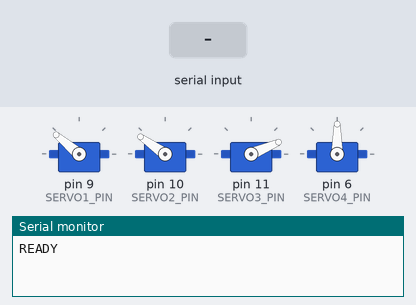
Bench run of a sketch on a simulated Arduino Uno, built with avr-gcc and run on an emulated ATmega328P. Parts: 4 × servo, the last lines printed to the serial monitor. The test bench sets the inputs (shaded band).

Above: at 1.2 s.
1.3 s: "90,45,200,10\n" received over Serial
At 1.7 s:
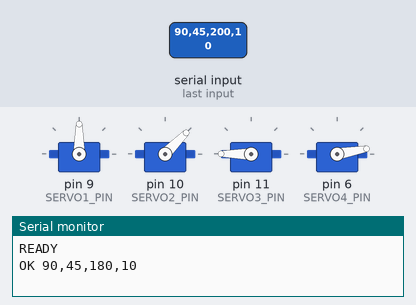
2.8 s: "30,150,10,200\n" received over Serial
At 4.0 s:
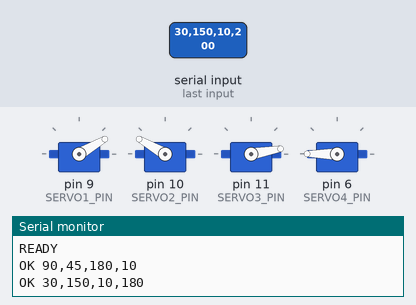
Timing chart, 0 to 5.8 s (numbered marks = the images above; inputs shaded):
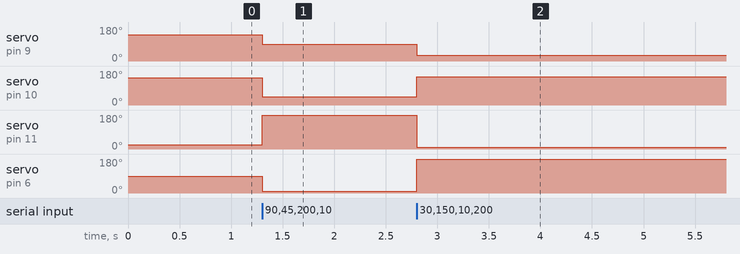

The sketch:

arm_arduino.ino
```cpp
#include <Servo.h>

/* ===================== SERVOS ===================== */
Servo servo1;
Servo servo2;
Servo servo3;
Servo servo4;

/* ===================== PINS ===================== */
const int SERVO1_PIN = 9;
const int SERVO2_PIN = 10;
const int SERVO3_PIN = 11;
const int SERVO4_PIN = 6;

/* ===================== SERVO STATE ===================== */
int angle1 = 140;
int angle2 = 145;
int angle3 = 23;
int angle4 = 90;

/* ===================== SETUP ===================== */
void setup() {
  Serial.begin(115200);

  /* ----- Attach servos ----- */
  servo1.attach(SERVO1_PIN);
  servo2.attach(SERVO2_PIN);
  servo3.attach(SERVO3_PIN);
  servo4.attach(SERVO4_PIN);

  /* ----- Move servos to neutral ----- */
  moveServos(angle1, angle2, angle3, angle4);

  Serial.println("READY");
}

/* ===================== MAIN LOOP ===================== */
void loop() {
  // Handle serial commands
  if (Serial.available()) {
    String cmd = Serial.readStringUntil('\n');
    parseCommand(cmd);
  }
}

/* ===================== COMMAND PARSER ===================== */
void parseCommand(String cmd) {

  cmd.trim();

  int c1 = cmd.indexOf(',');
  int c2 = cmd.indexOf(',', c1 + 1);
  int c3 = cmd.indexOf(',', c2 + 1);

  // Expected format:
  // servo1,servo2,servo3,servo4
  // Example:
  // 90,45,120,0

  if (c1 == -1 || c2 == -1 || c3 == -1) {
    Serial.println("ERR: format must be s1,s2,s3,s4");
    return;
  }

  int a1 = cmd.substring(0, c1).toInt();
  int a2 = cmd.substring(c1 + 1, c2).toInt();
  int a3 = cmd.substring(c2 + 1, c3).toInt();
  int a4 = cmd.substring(c3 + 1).toInt();

  /* ----- Clamp servo values ----- */
  a1 = constrain(a1, 0, 180);
  a2 = constrain(a2, 0, 150);
  a3 = constrain(a3, 0, 180);
  a4 = constrain(a4, 0, 180);

  /* ----- Move servos ----- */
  moveServos(a1, a2, a3, a4);

  /* ----- Status output ----- */
  Serial.print("OK ");
  Serial.print(a1);
  Serial.print(",");
  Serial.print(a2);
  Serial.print(",");
  Serial.print(a3);
  Serial.print(",");
  Serial.println(a4);
}

/* ===================== SERVO CONTROL ===================== */
void moveServos(int a1, int a2, int a3, int a4) {
  angle1 = a1;
  angle2 = a2;
  angle3 = a3;
  angle4 = a4;

  servo1.write(angle1);
  servo2.write(angle2);
  servo3.write(angle3);
  servo4.write(angle4);
}
```

Measured:
- after the input at 1.3 s, servo on pin 9 (SERVO1_PIN): 140° → 90° at once; servo on pin 10 (SERVO2_PIN): 145° → 45° at once; servo on pin 11 (SERVO3_PIN): 23° → 180° at once; servo on pin 6 (SERVO4_PIN): 90° → 10° at once
- after the input at 2.8 s, servo on pin 9 (SERVO1_PIN): 90° → 30° at once; servo on pin 10 (SERVO2_PIN): 45° → 150° at once; servo on pin 11 (SERVO3_PIN): 180° → 10° at once; servo on pin 6 (SERVO4_PIN): 10° → 180° at once
